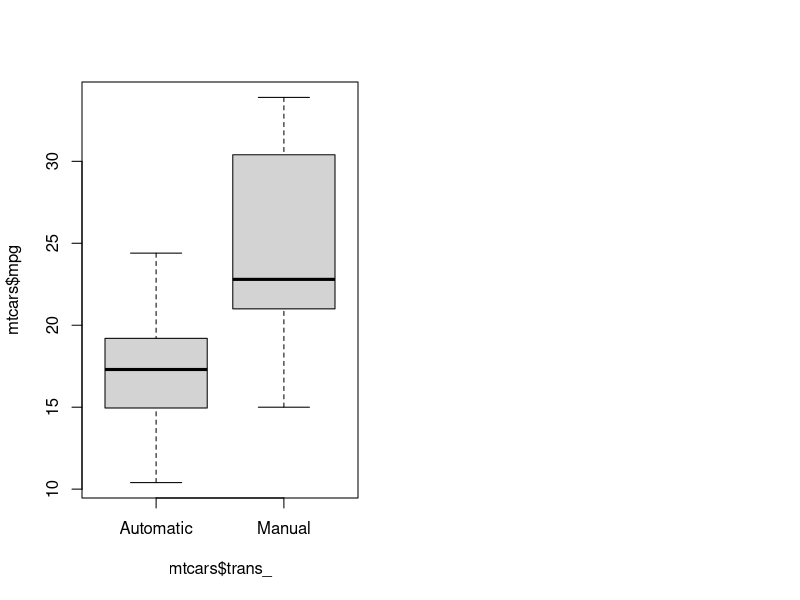

Recreate this plot in R. (Note: this script raises an error after producing the figure.)
## ---- chunk 1
knitr::opts_chunk$set(echo = TRUE)
#load the data
data("mtcars")
## ---- chunk 2
knitr::kable(head(mtcars, 3), caption = "mtcars dataset")
## ---- chunk 3
mtcars$trans_ <- factor(mtcars$am, labels = c("Automatic", "Manual"))
mtcars$weight <- mtcars$wt
fit1 <- lm(mpg ~ trans_ -1 , data = mtcars)
fit2 <- lm(mpg ~ trans_ + weight - 1 , data = mtcars)

models <- data.frame(`Model 1` = c(summary(fit1)$coef[,1], NA),
                     `Model 2` = c(summary(fit2)$coef[,1]),
                     row.names = c("Automatic", "Manual", "Weight"))
knitr::kable(models, caption = "Model Estimates", digits = 2)
## ---- chunk 4
knitr::kable(confint(fit1),caption ="Model 1", digits = 2)

## ---- chunk 5
knitr::kable(confint(fit2), caption ="Model 2", digits = 2)

## ---- chunk 6
par(mfcol = c(1, 2))
boxplot(mtcars$mpg ~ mtcars$trans_)
labels(x = )
plot(mtcars$mpg ~ mtcars$weight, pch = 19)
abline(lm(mtcars$mpg ~ mtcars$weight), col = "blue", lwd = 2)

## ---- chunk 7
par(mfrow = c(2, 2))
plot(fit1)
## ---- chunk 8
par(mfrow = c(2, 2))
plot(fit2)
